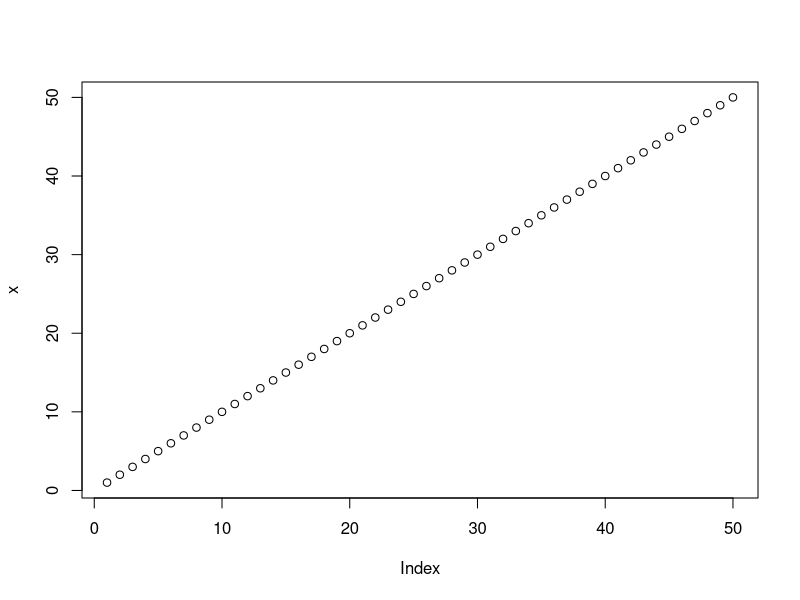
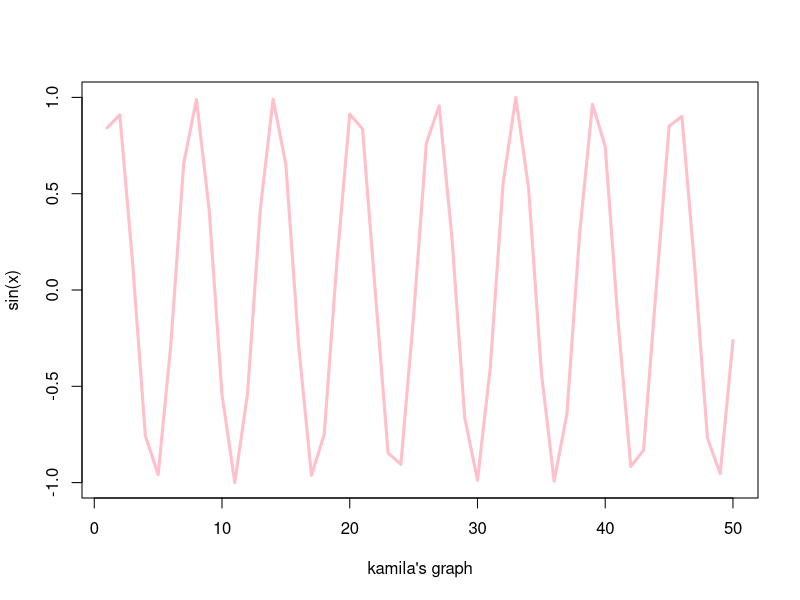

Reproduce these figures in R, in order.
#' ---
#' title: "Class 04 "
#' author: "Kamila Medina"
#' date: "January 16 2026"
#' ---
x <- 1:50
plot(x)
plot(x, sin(x), typ="l", col="pink", lwd=3, xlab="kamila's graph")
